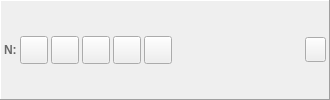
     <widget class="QFrame" name="horizontalFrame_14">
      <property name="enabled">
       <bool>true</bool>
      </property>
      <property name="sizePolicy">
       <sizepolicy hsizetype="Expanding" vsizetype="Fixed">
        <horstretch>0</horstretch>
        <verstretch>0</verstretch>
       </sizepolicy>
      </property>
      <property name="minimumSize">
       <size>
        <width>330</width>
        <height>0</height>
       </size>
      </property>
      <property name="contextMenuPolicy">
       <enum>Qt::ActionsContextMenu</enum>
      </property>
      <property name="autoFillBackground">
       <bool>false</bool>
      </property>
      <property name="frameShape">
       <enum>QFrame::Panel</enum>
      </property>
      <property name="frameShadow">
       <enum>QFrame::Raised</enum>
      </property>
      <layout class="QHBoxLayout" name="horizontalLayout_14">
       <property name="spacing">
        <number>3</number>
       </property>
       <property name="leftMargin">
        <number>3</number>
       </property>
       <property name="topMargin">
        <number>3</number>
       </property>
       <property name="rightMargin">
        <number>3</number>
       </property>
       <property name="bottomMargin">
        <number>3</number>
       </property>
       <item>
        <widget class="QLabel" name="label_28">
         <property name="enabled">
          <bool>true</bool>
         </property>
         <property name="sizePolicy">
          <sizepolicy hsizetype="Fixed" vsizetype="Fixed">
           <horstretch>0</horstretch>
           <verstretch>0</verstretch>
          </sizepolicy>
         </property>
         <property name="palette">
          <palette>
           <active>
            <colorrole role="WindowText">
             <brush brushstyle="SolidPattern">
              <color alpha="255">
               <red>104</red>
               <green>104</green>
               <blue>104</blue>
              </color>
             </brush>
            </colorrole>
           </active>
           <inactive>
            <colorrole role="WindowText">
             <brush brushstyle="SolidPattern">
              <color alpha="255">
               <red>104</red>
               <green>104</green>
               <blue>104</blue>
              </color>
             </brush>
            </colorrole>
           </inactive>
           <disabled>
            <colorrole role="WindowText">
             <brush brushstyle="SolidPattern">
              <color alpha="255">
               <red>120</red>
               <green>120</green>
               <blue>120</blue>
              </color>
             </brush>
            </colorrole>
           </disabled>
          </palette>
         </property>
         <property name="font">
          <font>
           <weight>75</weight>
           <bold>true</bold>
          </font>
         </property>
         <property name="text">
          <string>N:</string>
         </property>
         <property name="margin">
          <number>5</number>
         </property>
        </widget>
       </item>
       <item>
        <widget class="QToolButton" name="buttonMountDisk_14">
         <property name="enabled">
          <bool>true</bool>
         </property>
         <property name="minimumSize">
          <size>
           <width>28</width>
           <height>28</height>
          </size>
         </property>
         <property name="maximumSize">
          <size>
           <width>28</width>
           <height>28</height>
          </size>
         </property>
        </widget>
       </item>
       <item>
        <widget class="QToolButton" name="buttonMountFolder_14">
         <property name="enabled">
          <bool>true</bool>
         </property>
         <property name="minimumSize">
          <size>
           <width>28</width>
           <height>28</height>
          </size>
         </property>
         <property name="maximumSize">
          <size>
           <width>28</width>
           <height>28</height>
          </size>
         </property>
        </widget>
       </item>
       <item>
        <widget class="QToolButton" name="buttonSave_14">
         <property name="enabled">
          <bool>true</bool>
         </property>
         <property name="minimumSize">
          <size>
           <width>28</width>
           <height>28</height>
          </size>
         </property>
         <property name="maximumSize">
          <size>
           <width>28</width>
           <height>28</height>
          </size>
         </property>
         <property name="checkable">
          <bool>true</bool>
         </property>
        </widget>
       </item>
       <item>
        <widget class="QToolButton" name="autoSave_14">
         <property name="enabled">
          <bool>true</bool>
         </property>
         <property name="minimumSize">
          <size>
           <width>28</width>
           <height>28</height>
          </size>
         </property>
         <property name="maximumSize">
          <size>
           <width>28</width>
           <height>28</height>
          </size>
         </property>
         <property name="text">
          <string/>
         </property>
         <property name="checkable">
          <bool>false</bool>
         </property>
        </widget>
       </item>
       <item>
        <widget class="QToolButton" name="buttonEditDisk_14">
         <property name="enabled">
          <bool>true</bool>
         </property>
         <property name="minimumSize">
          <size>
           <width>28</width>
           <height>28</height>
          </size>
         </property>
         <property name="maximumSize">
          <size>
           <width>28</width>
           <height>28</height>
          </size>
         </property>
         <property name="checkable">
          <bool>false</bool>
         </property>
        </widget>
       </item>
       <item>
        <layout class="QVBoxLayout" name="verticalLayout_14">
         <property name="spacing">
          <number>0</number>
         </property>
         <property name="leftMargin">
          <number>5</number>
         </property>
         <property name="rightMargin">
          <number>5</number>
         </property>
         <item>
          <widget class="QLabel" name="labelFileName_14">
           <property name="enabled">
            <bool>true</bool>
           </property>
           <property name="sizePolicy">
            <sizepolicy hsizetype="Ignored" vsizetype="Fixed">
             <horstretch>0</horstretch>
             <verstretch>0</verstretch>
            </sizepolicy>
           </property>
           <property name="autoFillBackground">
            <bool>false</bool>
           </property>
           <property name="text">
            <string/>
           </property>
           <property name="textFormat">
            <enum>Qt::PlainText</enum>
           </property>
           <property name="wordWrap">
            <bool>false</bool>
           </property>
          </widget>
         </item>
         <item>
          <widget class="QLabel" name="labelImageProperties_14">
           <property name="enabled">
            <bool>true</bool>
           </property>
           <property name="sizePolicy">
            <sizepolicy hsizetype="Preferred" vsizetype="Fixed">
             <horstretch>0</horstretch>
             <verstretch>0</verstretch>
            </sizepolicy>
           </property>
           <property name="palette">
            <palette>
             <active>
              <colorrole role="WindowText">
               <brush brushstyle="SolidPattern">
                <color alpha="255">
                 <red>128</red>
                 <green>128</green>
                 <blue>128</blue>
                </color>
               </brush>
              </colorrole>
              <colorrole role="Mid">
               <brush brushstyle="SolidPattern">
                <color alpha="255">
                 <red>157</red>
                 <green>155</green>
                 <blue>144</blue>
                </color>
               </brush>
              </colorrole>
             </active>
             <inactive>
              <colorrole role="WindowText">
               <brush brushstyle="SolidPattern">
                <color alpha="255">
                 <red>128</red>
                 <green>128</green>
                 <blue>128</blue>
                </color>
               </brush>
              </colorrole>
              <colorrole role="Mid">
               <brush brushstyle="SolidPattern">
                <color alpha="255">
                 <red>157</red>
                 <green>155</green>
                 <blue>144</blue>
                </color>
               </brush>
              </colorrole>
             </inactive>
             <disabled>
              <colorrole role="WindowText">
               <brush brushstyle="SolidPattern">
                <color alpha="255">
                 <red>118</red>
                 <green>116</green>
                 <blue>108</blue>
                </color>
               </brush>
              </colorrole>
              <colorrole role="Mid">
               <brush brushstyle="SolidPattern">
                <color alpha="255">
                 <red>157</red>
                 <green>155</green>
                 <blue>144</blue>
                </color>
               </brush>
              </colorrole>
             </disabled>
            </palette>
           </property>
           <property name="textFormat">
            <enum>Qt::PlainText</enum>
           </property>
           <property name="alignment">
            <set>Qt::AlignLeading|Qt::AlignLeft|Qt::AlignVCenter</set>
           </property>
           <property name="wordWrap">
            <bool>false</bool>
           </property>
          </widget>
         </item>
        </layout>
       </item>
       <item>
        <widget class="QToolButton" name="buttonEject_14">
         <property name="enabled">
          <bool>true</bool>
         </property>
         <property name="minimumSize">
          <size>
           <width>21</width>
           <height>25</height>
          </size>
         </property>
         <property name="maximumSize">
          <size>
           <width>21</width>
           <height>25</height>
          </size>
         </property>
        </widget>
       </item>
      </layout>
     </widget>
